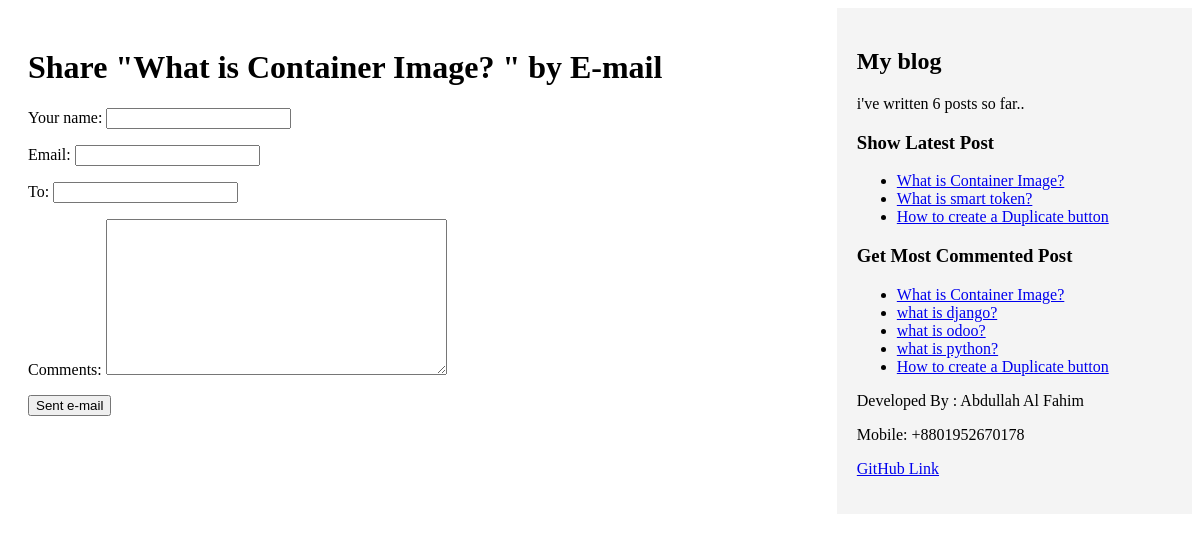
Before: /blog/6/share with the older database file.
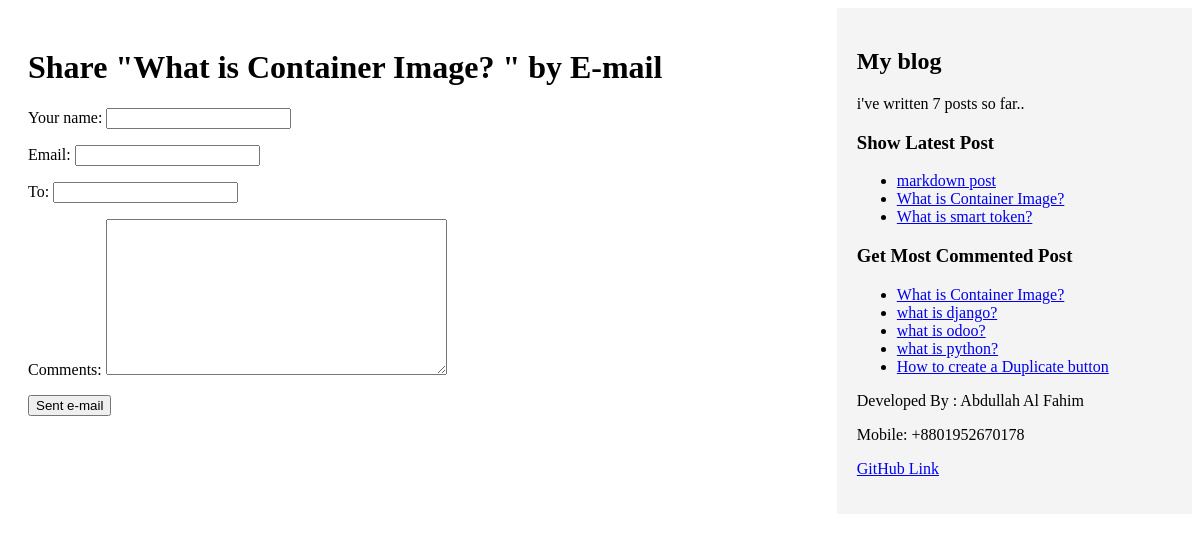
After: the same page with the newer database file.
### blog/models.py (models this page shows, shortened)
class Post(models.Model):
    class Status(models.TextChoices):
        DRAFT = 'DF', 'Draft'
        PUBLISHED = 'PB', 'Published'
    tags = TaggableManager()
    title = models.CharField(max_length=250)
    slug = models.SlugField(max_length=250, unique_for_date='publish')
    body = models.TextField()
    author = models.ForeignKey(User, on_delete=models.CASCADE, related_name='blog_post')
    publish = models.DateTimeField(default=timezone.now)
    created = models.DateTimeField(auto_now_add=True)
    updated = models.DateTimeField(auto_now=True)
    status = models.CharField(max_length=2, choices=Status.choices, default=Status.DRAFT)
    created_by = models.ForeignKey(User, on_delete=models.SET_NULL, null=True, blank=True, related_name='created_posts')
    updated_by = models.ForeignKey(User, on_delete=models.SET_NULL, null=True, blank=True, related_name='updated_posts')
    objects = models.Manager() # The default manager.
    published = PublishedManager() # Our custom manager.
    class Meta:
        ordering = ['-publish']
        indexes = [models.Index(fields=['-publish']),
                   ]
    def get_absolute_url(self):
       return reverse('blog:post_detail', args=[self.slug])

### blog/views.py (the view, shortened to what this page needs)
# urls.py: path('<int:post_id>/share',views.post_share, name="post_share"),
def post_share(request, post_id):
    posts = get_object_or_404(Post, id = post_id, status=Post.Status.PUBLISHED)
    sent=False
    form = EmailPostForm()
    context={
        'posts' : posts,
        'form' : form,
        'sent' : sent
         }
    return render(request, 'blog/posts/share.html', context)

### blog/forms.py
class EmailPostForm(forms.Form):
    name = forms.CharField(label="Your name", max_length=100)
    email = forms.EmailField()
    to = forms.EmailField()
    comments = forms.CharField(required=False, widget=forms.Textarea)

### blog/models.py (called while the page is built)
 def get_queryset(self):
    return super().get_queryset()\
        .filter(status=Post.Status.PUBLISHED)

### blog/templatetags/blog_tags.py (called while the page is built)
@register.simple_tag
def total_posts():
    return Post.published.count()

@register.inclusion_tag('blog/posts/latest_posts.html')
def show_latest_posts(count=5):
 latest_posts = Post.published.order_by('-publish')[:count]
 return {'latest_posts': latest_posts}

@register.simple_tag
def get_most_commented_posts(count=5):
   return Post.published.annotate(total_comments=Count('comments')).order_by('-total_comments')[:count]

### templates/blog/posts/share.html (shortened to what this page needs)
{% extends 'base.html' %}
{% block content %}
    {% if sent %}
        <h1>E-mail successfully sent</h1>
        <p> {{ posts.title }} was successfully sent to {{form.cleaned_data.to}} </p>
     {% else %}
        <h1> Share "{{ posts.title }} " by E-mail</h1>
        <form method="post">
                {{ form.as_p  }}
            <input type="submit" value="Sent e-mail">
        </form>
     {% endif %}
{% endblock %}

### templates/base.html (shortened to what this page needs)
{% load blog_tags %}
{% load static %}
<!doctype html>
<html lang="en">
  <head>
    <link rel="stylesheet" href="{% static 'blog/blog.css' %}">
  </head>
  <body>
    <div id="content" class="clearfix">
        {% block content %}
        {% endblock %}
    </div>
    <div id="sidebar" class="clearfix">
        <h2>My blog</h2>
        <p> i've written {% total_posts %} posts so far.. </p>
        <h3>Show Latest Post</h3>
        {% show_latest_posts 3 %}
        <h3>Get Most Commented Post</h3>
        {% get_most_commented_posts as most_commented_posts %}
        <ul>
        {% for post in most_commented_posts %}
        <li>
        <a href="{{ post.get_absolute_url }}">{{ post.title }}</a>
        </li>
        {% endfor %}
        </ul>
        <p>Developed By : Abdullah Al Fahim</p>
        <p>Mobile: +8801952670178</p>
        <P> <a href="https://github.com/Fahim-Khan-98">GitHub Link</a>  </P>
    </div>
  </body>
</html>

### templates/blog/posts/latest_posts.html
<ul>
    {% for post in latest_posts %}
    <li>
    <a href="{{ post.get_absolute_url }}">{{ post.title }}</a>
    </li>
    {% endfor %}
</ul>

### static/blog/blog.css (style rules this page uses)
#content { float: left; width: 70%; padding: 20px; box-sizing: border-box; }
#sidebar { float: right; width: 30%; padding: 20px; box-sizing: border-box; background-color: #f4f4f4; }
.clearfix::after { content: ""; clear: both; display: table; }

Changed rows visible on the page:
no longer on one of the page's lists (row unchanged): Post: title "How to create a Duplicate button"
added Post: title "markdown post", shown under "Show Latest Post"
Other visible differences:
text no longer shown: "6"
text now shown: "7"
